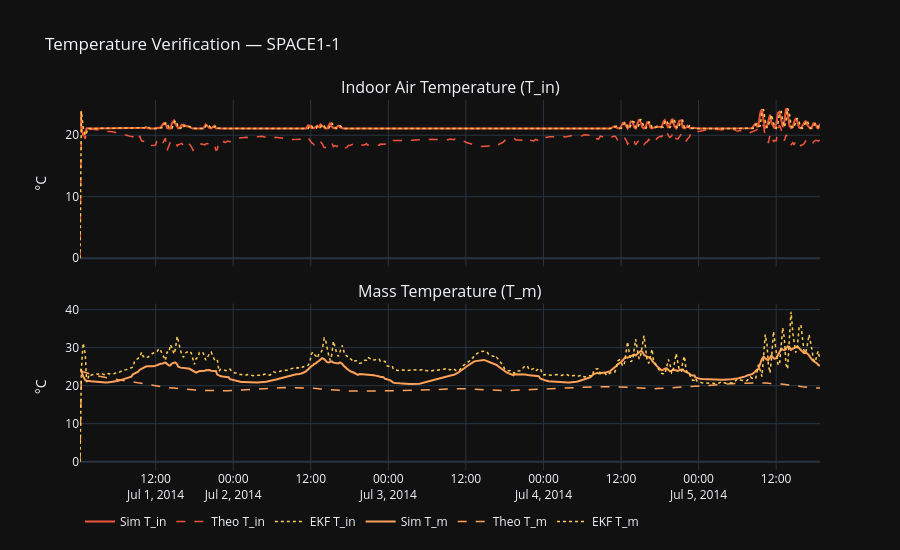

The notebook cell saved with this chart:
### Markdown cell above
## 1 · Temperature Verification (T_in & T_m)
Compare Simulation → Theoretical RC model → EKF estimate.

### Code cell
fig = make_subplots(
    rows=2, cols=1, shared_xaxes=True,
    subplot_titles=['Indoor Air Temperature (T_in)', 'Mass Temperature (T_m)'],
    vertical_spacing=0.10
)

t = df['Datetime']

# T_in
fig.add_trace(go.Scatter(x=t, y=df[f'{ZONE}_Temp_C'],
    name='Sim T_in', line=dict(color='#EF553B', width=2)), row=1, col=1)
fig.add_trace(go.Scatter(x=t, y=df[f'{ZONE}_T_in_theo'],
    name='Theo T_in', line=dict(color='#EF553B', width=1.5, dash='dash')), row=1, col=1)
fig.add_trace(go.Scatter(x=t, y=df[f'{ZONE}_T_in_est'],
    name='EKF T_in', line=dict(color='#FECB52', width=1.5, dash='dot')), row=1, col=1)

# T_m
fig.add_trace(go.Scatter(x=t, y=df[f'{ZONE}_T_m_C'],
    name='Sim T_m', line=dict(color='#FFA15A', width=2)), row=2, col=1)
fig.add_trace(go.Scatter(x=t, y=df[f'{ZONE}_T_m_theo'],
    name='Theo T_m', line=dict(color='#FFA15A', width=1.5, dash='dash')), row=2, col=1)
fig.add_trace(go.Scatter(x=t, y=df[f'{ZONE}_T_m_est'],
    name='EKF T_m', line=dict(color='#FECB52', width=1.5, dash='dot')), row=2, col=1)

fig.update_layout(template='plotly_dark', height=550,
    title=f'Temperature Verification — {ZONE}',
    legend=dict(orientation='h', y=-0.10))
fig.update_yaxes(title_text='°C', row=1, col=1)
fig.update_yaxes(title_text='°C', row=2, col=1)
fig.show()

### Figure 1 — Plotly figure (JSON) as saved in the notebook; plotly's stock layout.template omitted (floating-point values rounded to 4 significant figures; data arrays with more than 128 entries replaced by an {"elided": "..."} marker saying what was removed)
{"data": [{"line": {"color": "#EF553B", "width": 2}, "name": "Sim T_in", "type": "scatter", "x": {"elided": "459 str values"}, "xaxis": "x", "y": {"elided": "459 float values"}, "yaxis": "y"}, {"line": {"color": "#EF553B", "dash": "dash", "width": 1.5}, "name": "Theo T_in", "type": "scatter", "x": {"elided": "459 str values"}, "xaxis": "x", "y": {"elided": "459 float values"}, "yaxis": "y"}, {"line": {"color": "#FECB52", "dash": "dot", "width": 1.5}, "name": "EKF T_in", "type": "scatter", "x": {"elided": "459 str values"}, "xaxis": "x", "y": {"elided": "459 float values"}, "yaxis": "y"}, {"line": {"color": "#FFA15A", "width": 2}, "name": "Sim T_m", "type": "scatter", "x": {"elided": "459 str values"}, "xaxis": "x2", "y": {"elided": "459 float values"}, "yaxis": "y2"}, {"line": {"color": "#FFA15A", "dash": "dash", "width": 1.5}, "name": "Theo T_m", "type": "scatter", "x": {"elided": "459 str values"}, "xaxis": "x2", "y": {"elided": "459 float values"}, "yaxis": "y2"}, {"line": {"color": "#FECB52", "dash": "dot", "width": 1.5}, "name": "EKF T_m", "type": "scatter", "x": {"elided": "459 str values"}, "xaxis": "x2", "y": {"elided": "459 float values"}, "yaxis": "y2"}], "layout": {"annotations": [{"font": {"size": 16}, "showarrow": false, "text": "Indoor Air Temperature (T_in)", "x": 0.5, "xanchor": "center", "xref": "paper", "y": 1, "yanchor": "bottom", "yref": "paper"}, {"font": {"size": 16}, "showarrow": false, "text": "Mass Temperature (T_m)", "x": 0.5, "xanchor": "center", "xref": "paper", "y": 0.45, "yanchor": "bottom", "yref": "paper"}], "height": 550, "legend": {"orientation": "h", "y": -0.1}, "title": {"text": "Temperature Verification — SPACE1-1"}, "xaxis": {"anchor": "y", "domain": [0, 1], "matches": "x2", "showticklabels": false}, "xaxis2": {"anchor": "y2", "domain": [0, 1]}, "yaxis": {"anchor": "x", "domain": [0.55, 1], "title": {"text": "°C"}}, "yaxis2": {"anchor": "x2", "domain": [0, 0.45], "title": {"text": "°C"}}}}
